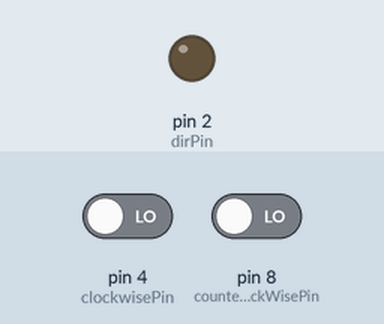
Recording of a sketch running on a simulated Arduino Uno, built with avr-gcc and run on an emulated ATmega328P. Shown: output pins drawn as LEDs (lit = HIGH). The test bench sets the inputs (shaded band); at power-on: pin 4 (clockwisePin) LOW, pin 8 (counterClockWisePin) LOW. Pins used as bus, display or sensor lines are not drawn.

Above: at 1.2 s.
1.3 s: pin 4 (clockwisePin) driven HIGH
At 2.5 s:
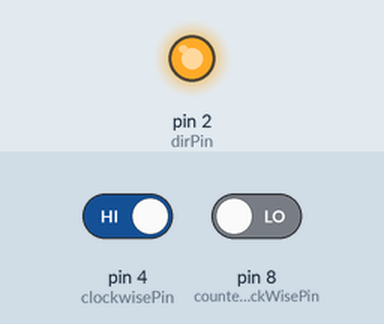
2.8 s: pin 8 (counterClockWisePin) driven HIGH
At 3.7 s:
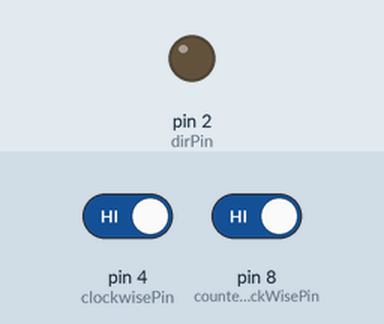
4.3 s: pin 8 (counterClockWisePin) driven LOW
At 4.9 s:
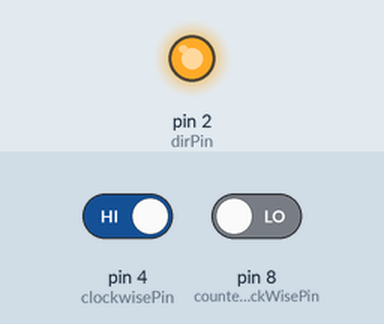
Timing chart, 0 to 7.3 s (numbered marks = the images above; inputs shaded):
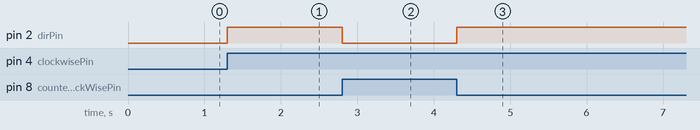

The sketch:

stepperWithPushButtons.ino
```cpp
/* Stepper controlled by push buttons
 *
 */
int dirPin = 2;
int stepperPin = 3;

int counterClockWisePin = 8;   // choose the input pin (for a pushbutton)
int clockwisePin = 4;   // choose the input pin (for a pushbutton)

int counterClockWise = 0;     // variable for reading the pin status
int clockWise = 0;


void setup() {
  pinMode(dirPin, OUTPUT);
  pinMode(stepperPin, OUTPUT);
  pinMode(counterClockWisePin, INPUT);
  pinMode(clockwisePin, INPUT);
}

void step(boolean dir,int steps){
  digitalWrite(dirPin,dir);
  for(int i=0;i<steps;i++){
    digitalWrite(stepperPin, HIGH);
    delayMicroseconds(500);
    digitalWrite(stepperPin, LOW);
    delayMicroseconds(500);
  }
}


void loop(){
  counterClockWise = digitalRead(counterClockWisePin);  // read input counterClockWiseue
  clockWise = digitalRead(clockwisePin);  // read input counterClockWise

  if (counterClockWise == HIGH) {
    step(false,1);
  } else if (clockWise == HIGH) {
    step(true,1);
  }
}
```

Measured:
- after the input at 1.3 s, pin 2 (dirPin): LOW → HIGH at once
- after the input at 2.8 s, pin 2 (dirPin): HIGH → LOW at once
- after the input at 4.3 s, pin 2 (dirPin): LOW → HIGH at once
